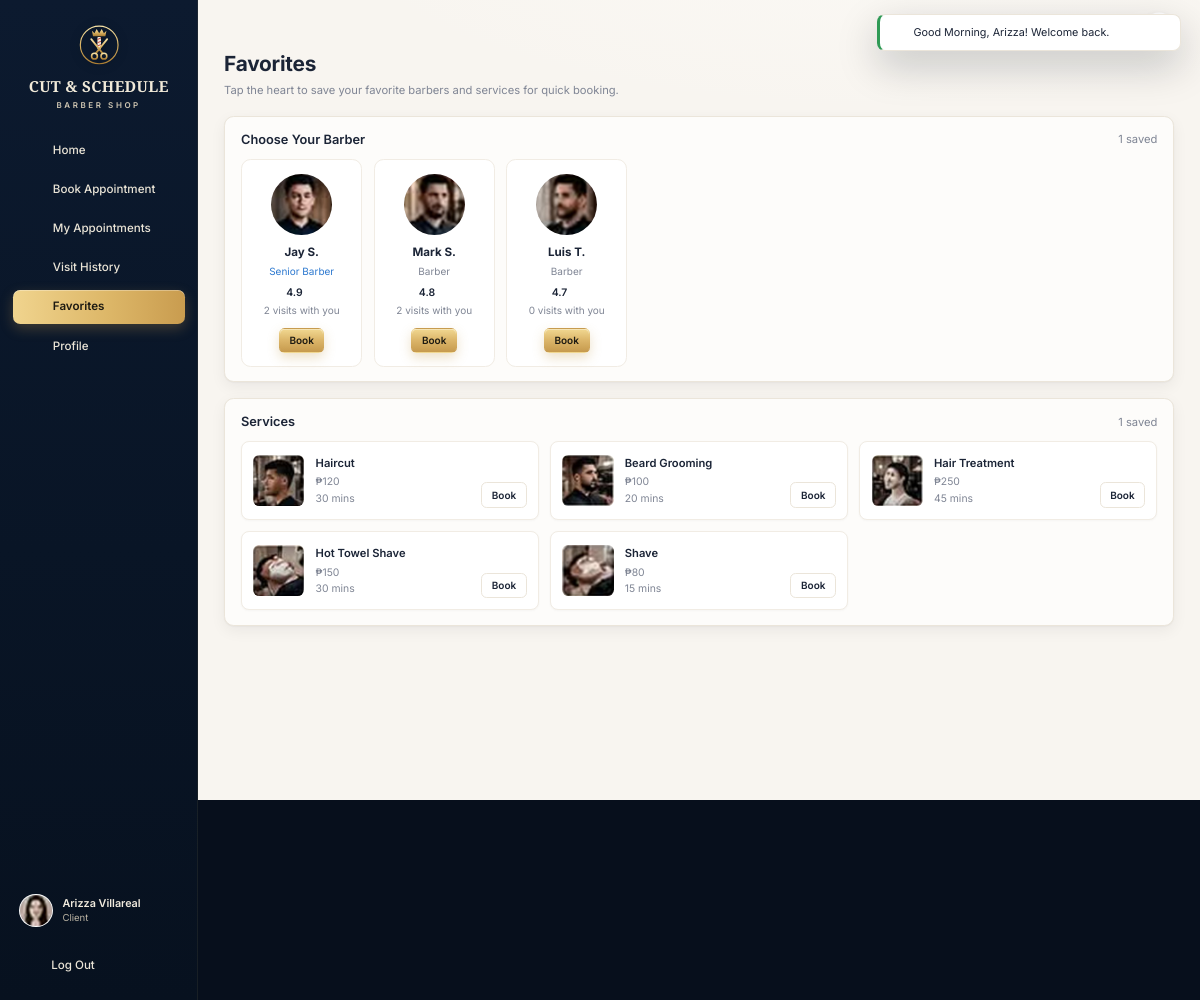
The page /client/favorites.php (signed in) on the database its author committed.
### tables this page shows
CREATE TABLE users (
  id               INT AUTO_INCREMENT PRIMARY KEY,
  name             VARCHAR(100) NOT NULL,
  username         VARCHAR(100) UNIQUE NOT NULL,
  email            VARCHAR(150) UNIQUE NOT NULL,
  phone            VARCHAR(30)  NULL,
  password         VARCHAR(255) NOT NULL,
  role             ENUM('owner','staff','client') NOT NULL,
  status           ENUM('active','inactive') DEFAULT 'active',
  avatar           VARCHAR(255) NULL,
  remember_token   VARCHAR(64)  NULL,
  remember_expires DATETIME     NULL,
  created_at       DATETIME DEFAULT CURRENT_TIMESTAMP,
  updated_at       DATETIME DEFAULT CURRENT_TIMESTAMP ON UPDATE CURRENT_TIMESTAMP
);

CREATE TABLE staff_profiles (
  user_id     INT PRIMARY KEY,
  position    VARCHAR(60) NOT NULL DEFAULT 'Barber',
  salary      DECIMAL(10,2) NOT NULL DEFAULT 0,
  rating      DECIMAL(2,1) NOT NULL DEFAULT 5.0,
  work_start  TIME NOT NULL DEFAULT '08:00:00',
  work_end    TIME NOT NULL DEFAULT '19:00:00',
  work_days   VARCHAR(20) NOT NULL DEFAULT '1,2,3,4,5,6',
  bio         VARCHAR(255) NULL,
  CONSTRAINT fk_staff_user FOREIGN KEY (user_id) REFERENCES users(id) ON DELETE CASCADE
);

CREATE TABLE services (
  id          INT AUTO_INCREMENT PRIMARY KEY,
  name        VARCHAR(100) NOT NULL,
  description VARCHAR(255) NULL,
  price       DECIMAL(10,2) NOT NULL,
  duration    INT NOT NULL,
  image       VARCHAR(255) NULL,
  status      ENUM('active','archived') DEFAULT 'active',
  sort_order  INT NOT NULL DEFAULT 0,
  created_at  DATETIME DEFAULT CURRENT_TIMESTAMP,
  updated_at  DATETIME DEFAULT CURRENT_TIMESTAMP ON UPDATE CURRENT_TIMESTAMP,
  CHECK (price > 0),
  CHECK (duration > 0)
);

### client/favorites.php (the view, shortened to what the rows shown need)
<?php
require __DIR__ . '/../includes/bootstrap.php';
$user = Auth::requireRole('client');
$clientId = $user->clientId();
$favIds = ['barber' => [], 'service' => []];
foreach (Database::all('SELECT fav_type, ref_id FROM favorites WHERE client_id = ?', [$clientId]) as $f) {
    $favIds[$f['fav_type']][] = (int) $f['ref_id'];
}
$barbers = Barber::allActive();
$services = Service::all();
$visitsWith = [];
foreach (Database::all("SELECT barber_id, COUNT(*) n FROM appointments WHERE client_id = ? AND status = 'completed' GROUP BY barber_id", [$clientId]) as $r) {
    $visitsWith[(int) $r['barber_id']] = (int) $r['n'];
}
require __DIR__ . '/../includes/header.php';
?>
<div class="page-head">
  <div>
    <h1>Favorites</h1>
  </div>
</div>
<section class="card mb-16" style="margin-bottom:20px">
  <div class="card-head"><h2>Choose Your Barber</h2><span class="muted"><?= count($favIds['barber']) ?> saved</span></div>
  <div class="barber-grid">
    <?php foreach ($barbers as $b): $on = in_array($b->getId(), $favIds['barber'], true); ?>
      <div class="barber-card" style="cursor:default">
        <button type="button" class="fav-btn<?= $on ? ' on' : '' ?>" data-fav="barber:<?= $b->getId() ?>" aria-label="<?= $on ? 'Remove from favorites' : 'Add to favorites' ?>"><?= icon($on ? 'heart-fill' : 'heart', '', 18) ?></button>
        <?= avatar($b->getName(), $b->getAvatar(), 76) ?>
        <strong><?= e(explode(' ', $b->getName())[0]) ?> <?= e(mb_substr(explode(' ', $b->getName())[1] ?? '', 0, 1)) ?>.</strong>
        <small style="color:<?= $b->getPosition() === 'Senior Barber' ? 'var(--blue)' : 'var(--muted)' ?>"><?= e($b->getPosition()) ?></small>
        <span class="rating"><?= number_format($b->getRating(), 1) ?> <?= icon('star', '', 14) ?></span>
        <small><?= $visitsWith[$b->getId()] ?? 0 ?> visits with you</small>
        <a class="btn btn-gold btn-sm mt-8" href="<?= url('client/book.php?barber=' . $b->getId()) ?>">Book</a>
      </div>
    <?php endforeach; ?>
  </div>
</section>
<section class="card">
  <div class="card-head"><h2>Services</h2><span class="muted"><?= count($favIds['service']) ?> saved</span></div>
  <div class="svc-cards">
    <?php foreach ($services as $s): $on = in_array($s->id, $favIds['service'], true); ?>
      <div class="svc-card" style="position:relative">
        <?= service_img($s->image, $s->name) ?>
        <div style="flex:1">
          <strong><?= e($s->name) ?></strong>
          <span class="price"><?= peso($s->price) ?></span>
          <span class="dur"><?= (int) $s->duration ?> mins</span>
        </div>
        <div style="display:flex;flex-direction:column;align-items:flex-end;gap:8px">
          <button type="button" class="fav-btn<?= $on ? ' on' : '' ?>" style="position:static" data-fav="service:<?= $s->id ?>" aria-label="<?= $on ? 'Remove from favorites' : 'Add to favorites' ?>"><?= icon($on ? 'heart-fill' : 'heart', '', 18) ?></button>
          <a class="btn btn-outline btn-sm" href="<?= url('client/book.php?service=' . $s->id) ?>">Book</a>
        </div>
      </div>
    <?php endforeach; ?>
  </div>
</section>
<?php require __DIR__ . '/../includes/footer.php'; ?>

### includes/header.php (shortened to what the rows shown need)
<?php
$role = $user->getRole();
$profileUrl = ['owner' => 'owner/settings.php', 'staff' => 'staff/profile.php', 'client' => 'client/profile.php'][$role];
?>
<!doctype html>
<html lang="en">
<head>
  <link rel="stylesheet" href="<?= asset('assets/css/app.css') ?>">
</head>
<body class="app role-<?= e($role) ?>" data-base="<?= e(BASE_URL) ?>"<?= !empty($fitScreen) ? ' data-fit' : '' ?>>
<div class="app-shell">
  <aside class="sidebar" id="sidebar">
      <?php foreach (nav_items($role) as [$key, $label, $href, $ico]): ?>
          <?= icon($ico, '', 20) ?><span><?= e($label) ?></span>
      <?php endforeach; ?>
    <div class="sidebar-foot">
      <a class="sidebar-user" href="<?= url($profileUrl) ?>">
        <?= avatar($user->getName(), $user->getAvatar(), 42) ?>
        <span>
          <strong><?= e($user->getName()) ?></strong>
          <small><?= e($user->roleLabel()) ?></small>
        </span>
      </a>
    </div>
  </aside>
  <div class="main">
    <main class="content">

### includes/functions.php (shortened to what the rows shown need)
<?php
function e($value): string
{
    return htmlspecialchars((string) ($value ?? ''), ENT_QUOTES, 'UTF-8');
}
function url(string $path = ''): string
{
    return BASE_URL . '/' . ltrim($path, '/');
}
function asset(string $path): string
{
    $file = APP_ROOT . '/' . ltrim($path, '/');
    $v = is_file($file) ? filemtime($file) : 1;
    return url($path) . '?v=' . $v;
}
function peso($amount): string
{
    $amount = (float) $amount;
    $decimals = abs($amount - round($amount)) < 0.005 ? 0 : 2;
    return '₱' . number_format($amount, $decimals);
}
function media_url(?string $path): ?string
{
    return is_file(APP_ROOT . '/' . $path) ? url($path) : null;
}
function avatar(?string $name, ?string $path = null, int $size = 40, string $class = ''): string
{
    $src = media_url($path);
    $style = "width:{$size}px;height:{$size}px;";
    if ($src) {
        return '<img class="avatar ' . e($class) . '" src="' . e($src) . '" alt="' . e($name) . '" style="' . $style . '">';
    }
    $fs = max(10, (int) round($size * 0.38));
    return '<span class="avatar avatar-initials ' . e($class) . '" style="' . $style . 'font-size:' . $fs . 'px">' . e(initials($name ?? '?')) . '</span>';
}
function service_img(?string $path, string $name, string $class = 'svc-img'): string
{
    $src = media_url($path);
    if ($src) {
        return '<img class="' . e($class) . '" src="' . e($src) . '" alt="' . e($name) . '">';
    }
    return '<span class="' . e($class) . ' svc-img-empty">' . icon('scissors', '', 22) . '</span>';
}

### includes/icons.php (shortened to what the rows shown need)
<?php
function icon(string $name, string $class = '', int $size = 20, float $stroke = 1.8): string
{
    static $paths = null;
    $body = $paths[$name] ?? $paths['info'];
    $cls = trim('icon ' . $class);
    return '<svg class="' . $cls . '" width="' . $size . '" height="' . $size . '" viewBox="0 0 24 24" fill="none" stroke="currentColor" stroke-width="' . $stroke . '" stroke-linecap="round" stroke-linejoin="round" aria-hidden="true">' . $body . '</svg>';
}

### rows shown on the page
users: avatar (picture), name "Arizza Villareal"
users: $size 18 (drawn), avatar (picture), name "Jay", name "S", id "2"
staff_profiles: position "Senior Barber", rating "4.9"
users: $size 18 (drawn), avatar (picture), name "Mark", name "S", id "2"
staff_profiles: position "Barber", rating "4.8"
users: $size 18 (drawn), avatar (picture), name "Luis", name "T", id "0"
staff_profiles: position "Barber", rating "4.7"
services: image (picture), name "Haircut", price "₱120", duration "30", $size 18 (drawn)
services: image (picture), name "Beard Grooming", price "₱100", duration "20", $size 18 (drawn)
services: image (picture), name "Hair Treatment", price "₱250", duration "45", $size 18 (drawn)
services: image (picture), name "Hot Towel Shave", price "₱150", duration "30", $size 18 (drawn)
services: image (picture), name "Shave", price "₱80", duration "15", $size 18 (drawn)

### other values the page prints
$label "Home"
$label "Book Appointment"
$label "My Appointments"
$label "Visit History"
$label "Favorites"
$label "Profile"
$user->roleLabel() "Client"
$f['message'] "Good Morning, Arizza! Welcome back."
count($favIds['barber']) "1"
count($favIds['service']) "1"
